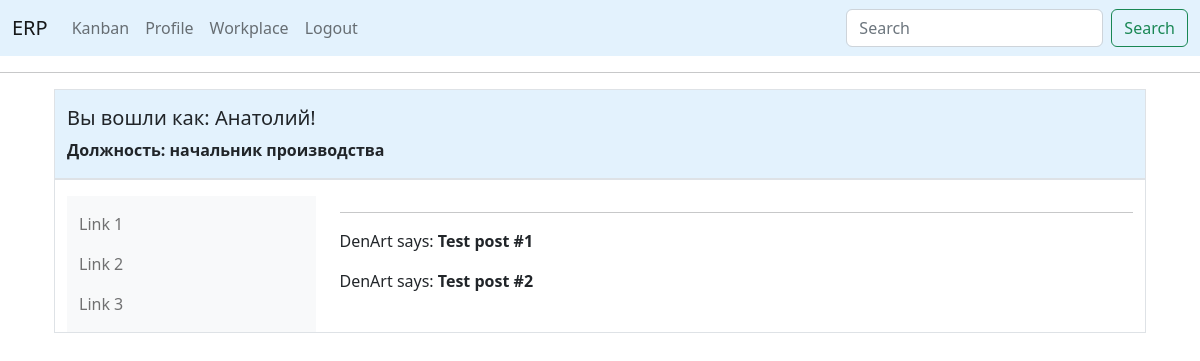
The page /user/DenArt (signed in) on the database its author committed.
### app/models.py (models this page shows, shortened)
class User(UserMixin, db.Model):
    id = db.Column(db.Integer, primary_key=True)
    first_name = db.Column(db.String(150), index=True)
    last_name = db.Column(db.String(150), index=True)
    phone = db.Column(db.String(120), index=True, unique=True)
    username = db.Column(db.String(64), index=True, unique=True)
    password_hash = db.Column(db.String(128))
    specialization_id = db.Column(db.Integer, db.ForeignKey('specialization.id'), nullable=False)
    posts = db.relationship('Post', backref='author', lazy='dynamic')
    followed = db.relationship(
        'User', secondary=followers,
        primaryjoin=(followers.c.follower_id == id),
        secondaryjoin=(followers.c.followed_id == id),
        backref=db.backref('followers', lazy='dynamic'), lazy='dynamic')

class Specialization(db.Model):
    id = db.Column(db.Integer, primary_key=True)
    job_departmet = db.Column(db.String(200), index=True)
    job_title = db.Column(db.String(150), index=True, unique=True)
    users = db.relationship('User', backref='employee',
                            lazy=True)  # this is not a table field, the code sets the relation of the specialization

### app/routes.py (the view)
@app.route('/user/<username>')
@login_required
def user(username):
    user = User.query.filter_by(username=username).first_or_404()
    posts = [
        {'author': user, 'body': 'Test post #1'},
        {'author': user, 'body': 'Test post #2'}
    ]
    return render_template('user.html', user=user, posts=posts)

### app/models.py (called while the page is built)
@login.user_loader
def load_user(id):
    return User.query.get(int(id))

### app/templates/user.html
{% if current_user.specialization_id is ne(2)%}
{% extends "base_bootstrap.html" %}
{% else %}
{% extends "base.html" %}
{% endif %}
{% block content %}
    <hr>
    {% for post in posts %}
    <p>
    {{ post.author.username }} says: <b>{{ post.body }}</b>
    </p>
    {% endfor %}
{% endblock %}

### app/templates/base_bootstrap.html (shortened to what this page needs)
<!doctype html>
<html>
<link href="https://cdn.jsdelivr.net/npm/bootstrap@5.2.3/dist/css/bootstrap.min.css" rel="stylesheet"
>
<head>
    <nav class="navbar navbar-expand-lg bg-body-tertiary" style="background-color: #e3f2fd;">
        <div class="container-fluid">
            <a class="navbar-brand" href="{{ url_for('index') }}">ERP</a>
            <div class="collapse navbar-collapse" id="navbarSupportedContent">
                <ul class="navbar-nav me-auto mb-2 mb-lg-0">
                    {% if current_user.is_anonymous %}
                    <li class="nav-item">
                        <a class="nav-link active" aria-current="page" href="{{ url_for('index') }}">Home</a>
                    </li>
                    <li class="nav-item">
                        <a class="nav-link" href="{{ url_for('login') }}">Login</a>
                    </li>
                    {% else %}
                    <li class="nav-item">
                        <a class="nav-link" href="{{ url_for('kanban') }}">Kanban</a>
                    </li>
                    <li class="nav-item">
                        <a class="nav-link" href="{{ url_for('user', username=current_user.username) }}">Profile</a>
                    </li>
                    <li class="nav-item">
                        <a class="nav-link" href="{{ url_for('workplace') }}">Workplace</a>
                    </li>
                    <li class="nav-item">
                        <a class="nav-link" href="{{ url_for('logout') }}">Logout</a>
                    </li>
                </ul>
                <form class="d-flex" role="search">
                    <input class="form-control me-2" type="search" placeholder="Search" aria-label="Search">
                    <button class="btn btn-outline-success" type="submit">Search</button>
                </form>
                {% endif %}
            </div>
        </div>
    </nav>
    <hr>
    <div class="container mt-3">
    <div class="container mt-3">
</head>
<body>
<div class="container-sm pt-3 border " style="background-color: #e3f2fd">
    <div>
        {% if current_user.is_authenticated %}
        <h5> Вы вошли как: {{ current_user.first_name }}!</h5>
        <p><strong>Должность: {{current_user.employee.job_title}}</strong></p>
        {% endif %}
    </div>
</div>
<div class="container-sm pt-3 border ">
    <div class="row">
        <div class="col-sm-3">
            <nav class="navbar bg-light">
                <div class="container-fluid">
                    <ul class="navbar-nav">
                        <li class="nav-item">
                            <a class="nav-link" href="#">Link 1</a>
                        </li>
                        <li class="nav-item">
                            <a class="nav-link" href="#">Link 2</a>
                        </li>
                        <li class="nav-item">
                            <a class="nav-link" href="#">Link 3</a>
                        </li>
                    </ul>
                </div>
            </nav>
        </div>
        <div class="col-sm-9">
            {% block content %}{% endblock %}
        </div>
    </div>
</div>
</body>
</html>

### rows shown on the page
User: first_name "Анатолий"
Specialization: employee.job_title "начальник производства"
User: author.username "DenArt" "DenArt"

### other values the page prints
{{ post.body }} "Test post #1" "Test post #2"
